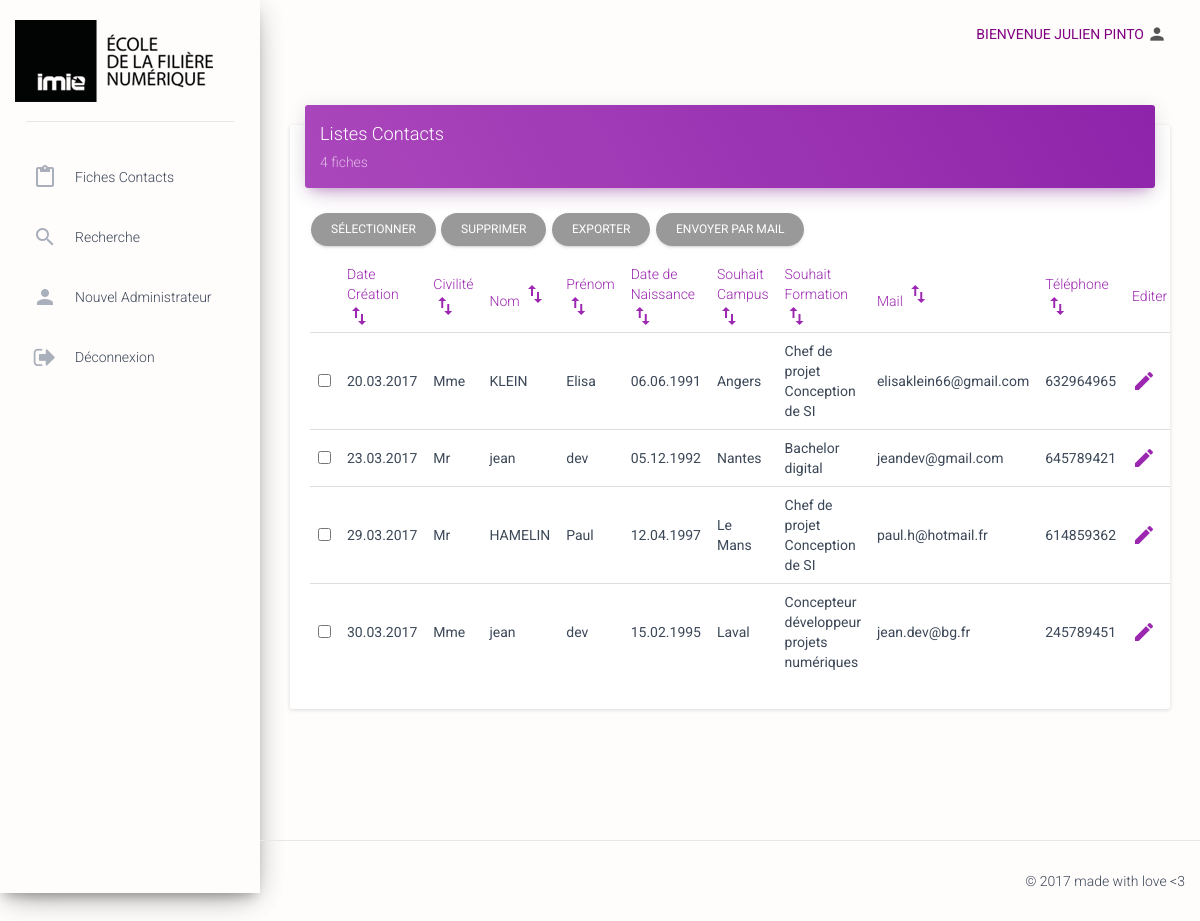
The page /admin/dashboard.php (signed in) on the database its author committed.
### tables this page shows
CREATE TABLE IF NOT EXISTS `fiche_contact` (
  `id` int(11) NOT NULL,
  `civilite` int(2) NOT NULL,
  `nom` varchar(25) NOT NULL,
  `prenom` varchar(25) NOT NULL,
  `date_naissance` date NOT NULL,
  `tel` int(11) NOT NULL,
  `email` varchar(50) NOT NULL,
  `formation` varchar(25) DEFAULT NULL,
  `diplome_obtenu` varchar(25) NOT NULL,
  `etab_origine` varchar(25) NOT NULL,
  `info_imie` varchar(25) DEFAULT NULL,
  `disponibilite` varchar(50) NOT NULL,
  `date_formulaire` date NOT NULL,
  `id_campus_imie` int(11) NOT NULL,
  `id_statut` int(11) DEFAULT NULL,
  `id_formation` int(11) NOT NULL,
  `id_formation_1` int(11) DEFAULT NULL,
  `id_formation_2` int(11) DEFAULT NULL
);

CREATE TABLE IF NOT EXISTS `campus_imie` (
  `id` int(11) NOT NULL,
  `nom` varchar(25) DEFAULT NULL,
  `code_campus` varchar(25) DEFAULT NULL
);

CREATE TABLE IF NOT EXISTS `formation` (
  `id` int(11) NOT NULL,
  `nom` varchar(100) DEFAULT NULL,
  `code_formation` varchar(25) DEFAULT NULL
);

### models/repositories/ContactRepository.php (called while the page is built, shortened)
<?php
  class ContactRepository
  {
    public function getAll($pdo){
      $req = $pdo->query("SELECT id, civilite, nom, prenom, email, tel, id_campus_imie, id_formation, DATE_FORMAT(date_naissance, GET_FORMAT(DATE, 'EUR')) AS dateNaissance, DATE_FORMAT(date_formulaire, GET_FORMAT(DATE, 'EUR')) AS dateFormulaire FROM fiche_contact");
      $req->setFetchMode(PDO::FETCH_OBJ);
      $listContact = array();
      while ($obj = $req->fetch()){
        $idCampus = $obj->id_campus_imie;
        $idFormation = $obj->id_formation;
        $res = $pdo->query("SELECT nom FROM campus_imie WHERE id =".$idCampus);
          $res->setFetchMode(PDO::FETCH_OBJ);
          $obj2 = $res->fetch();
          $obj3 = $obj2->nom;
        $res2 = $pdo->query("SELECT nom FROM formation WHERE id =".$idFormation);
          $res2->setFetchMode(PDO::FETCH_OBJ);
          $obj4 = $res2->fetch();
          $obj5 = $obj4->nom;
        $contact = new FicheContact();
        $contact->setId($obj->id);
        $contact->setCivilite($obj->civilite);
        $contact->setPrenom($obj->prenom);
        $contact->setDateNaissance($obj->dateNaissance);
        $contact->setDateCreation($obj->dateFormulaire);
        $contact->setNom($obj->nom);
        $contact->setEmail($obj->email);
        $contact->setTel($obj->tel);
        $contact->setSite($obj3);
        $contact->setSouhait1($obj5);
        $listContact[] = $contact;
      }
      return $listContact;
    }
    public function getNb($pdo){
    $req = $pdo->prepare("SELECT count(id) FROM fiche_contact");
	$req->execute();
    $resultat = $req->fetch();
    return $resultat ;
    }
}

### models/entities/fichecontact.php (called while the page is built, shortened)
<?php
class FicheContact {
		protected $id;
		protected $civilite;
		protected $nom;
		protected $prenom;
		protected $dateNaissance;
		protected $tel;
		protected $email;
		protected $site;
		protected $souhait1;
		protected $dateCreation;
		public function getId() {
			return $this->id;
		}
		public function setId($id) {
			$this->id = $id;
		}
		public function getCivilite() {
			return $this->civilite;
		}
		public function setCivilite($civilite) {
			$this->civilite = $civilite;
		}
		public function getNom() {
			return $this->nom;
		}
		public function setNom($nom) {
			$this->nom = $nom;
		}
		public function getPrenom() {
			return $this->prenom;
		}
		public function setPrenom($prenom) {
			$this->prenom = $prenom;
		}
		public function getDateNaissance() {
			return $this->dateNaissance;
		}
		public function setDateNaissance($dateNaissance) {
			$this->dateNaissance = $dateNaissance;
		}
		public function getTel() {
			return $this->tel;
		}
		public function setTel($tel) {
			$this->tel = $tel;
		}
		public function getEmail() {
			return $this->email;
		}
		public function setEmail($email) {
			$this->email = $email;
		}
		public function getSite() {
			return $this->site;
		}
		public function setSite($site) {
			$this->site = $site;
		}
		public function getSouhait1() {
			return $this->souhait1;
		}
		public function setSouhait1($souhait1) {
			$this->souhait1 = $souhait1;
		}
		public function getDateCreation() {
			return $this->dateCreation;
		}
		public function setDateCreation($dateCreation) {
			$this->dateCreation = $dateCreation;
		}
	}

### admin/views/listContact.php (the view, shortened to what this page needs)
<div class="row">
  <div class="col-md-12">
    <div class="card">
      <div class="card-header" data-background-color="purple">
        <h4 class="title">Listes Contacts</h4>
          <p class="category"><?php echo $nbFiches[0]; ?> fiches</p>
      </div>
<div class="card-content table-responsive">
<form  action="./dashboard.php" method="post">
	<input type="button" id="toggle" value="Sélectionner" class="btn btn-default btn-round" onClick="select_all()" />
    <input type="submit" value="Supprimer" onclick="this.form.action.value='deleteContact';this.form.submit();" class="btn btn-default btn-round">
    <input type="submit" value="Exporter" onclick="this.form.action.value='export';this.form.submit();" class="btn btn-default btn-round">
    <input type="submit" value="Envoyer par mail" onclick="this.form.action.value='mailExport';this.form.submit();" class="btn btn-default btn-round">
<table class="table" id="table">
  <thead class="text-primary">
    <th></th>
    <th>Date Création <i class="material-icons">swap_vert</i></th>
    <th>Civilité <i class="material-icons">swap_vert</i></th>
    <th>Nom <i class="material-icons">swap_vert</i></th>
    <th>Prénom <i class="material-icons">swap_vert</i></th>
    <th>Date de Naissance <i class="material-icons">swap_vert</i></th>
    <th>Souhait Campus <i class="material-icons">swap_vert</i></th>
    <th>Souhait Formation <i class="material-icons">swap_vert</i></th>
    <th>Mail <i class="material-icons">swap_vert</i></th>
    <th>Téléphone <i class="material-icons">swap_vert</i></th>
    <th>Editer</th>
  </thead>
  <tbody>
    <?php
    foreach ($listContact as $contact) {
      echo '<tr>';
      echo '<td><label><input type="checkbox"  name="tabId[]" value=' . $contact->getId() .'></input></label></td>';
      echo '<td>' . $contact->getDateCreation() . '</td>';
      if($contact->getCivilite() ==1){
        echo '<td>Mr</td>';
      }else{
          echo '<td>Mme</td>';
        }
      echo '<td>' . $contact->getNom() . '</td>';
      echo '<td>' . $contact->getPrenom() . '</td>';
      echo '<td>' . $contact->getDateNaissance() . '</td>';
      echo '<td>' . $contact->getSite() . '</td>';
      echo '<td>' . $contact->getSouhait1() . '</td>';
      echo '<td>' . $contact->getEmail() . '</td>';
      echo '<td>' . $contact->getTel() . '</td>';
      echo '<td><a href="./dashboard.php?action=formEditContact&id=' . $contact->getId() . '""><i class="material-icons">create</i></a></td>';
      echo '</tr>';
    }
    ?>
  </tbody>
</table>
</form>
</div>
</div>
</div>
</div>

### rows shown on the page
fiche_contact: DateCreation "20.03.2017", civilite "Mme", nom "KLEIN", prenom "Elisa", DateNaissance "06.06.1991", id_campus_imie.nom "Angers", id_formation.nom "Chef de projet Conception de SI", email "elisaklein66@gmail.com", tel "632964965"
fiche_contact: DateCreation "23.03.2017", civilite "Mr", nom "jean", prenom "dev", DateNaissance "05.12.1992", id_campus_imie.nom "Nantes", id_formation.nom "Bachelor digital", email "jeandev@gmail.com", tel "645789421"
fiche_contact: DateCreation "29.03.2017", civilite "Mr", nom "HAMELIN", prenom "Paul", DateNaissance "12.04.1997", id_campus_imie.nom "Le Mans", id_formation.nom "Chef de projet Conception de SI", email "paul.h@hotmail.fr", tel "614859362"
fiche_contact: DateCreation "30.03.2017", civilite "Mme", nom "jean", prenom "dev", DateNaissance "15.02.1995", id_campus_imie.nom "Laval", id_formation.nom "Concepteur développeur projets numériques", email "jean.dev@bg.fr", tel "245789451"

### other values the page prints
$_SESSION['prenom'] "JULIEN"
$_SESSION['nom'] "PINTO"
$nbFiches[0] "4"
